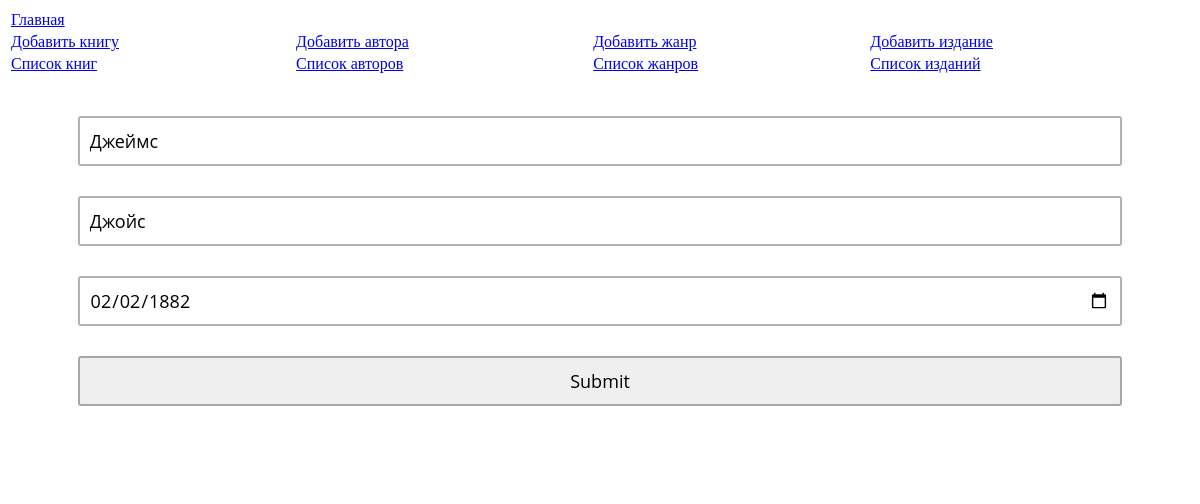
The app's page /authors?action=edit&id=3 with its own data.
### tables this page shows
CREATE TABLE `authors` (
  `Id` int(11) NOT NULL,
  `FirstName` varchar(15) NOT NULL,
  `LastName` varchar(15) NOT NULL,
  `Birthday` date NOT NULL
);

### authors.php (the view, shortened to what this page needs)
<?
if($action == null){ ?>
<link rel="stylesheet" type="text/css" href="items.css">
<div class="wrapp">
	<?php
	foreach($dbh->query("SELECT * FROM authors") as $author) : ?>
	<div class="item">
		<?php echo 'Автор <strong>' . $author['FirstName'] . ' '. $author['LastName'] . '</strong>, день рождения <strong>' . $author['Birthday'] . '</strong>'; ?> <br/>
		<a href="/authors?action=edit&id=<?php echo $author['Id']; ?>">Редактировать</a>
	</div>
	<?php endforeach; ?>
</div>
<?php
}
else
{
	?>
	<link rel="stylesheet" type="text/css" href="form.css">
	<?php
	if($action === 'edit')
	{
		$query = $dbh->prepare("SELECT * from authors where Id = ?");
		$query->execute(array($id));
		$author = $query->fetch();
	}
?>
<form action="/authors?action=<?php echo $action . (($id !== null) ? '&id=' . $id : ''); ?>" method="post">
<input type="text" name="first_name" value="<?php echo $author['FirstName']; ?>"/>
<input type="text" name="last_name" value="<?php echo $author['LastName']; ?>"/>
<input type="date" name="birthday" value="<?php echo $author['Birthday']; ?>"/>
<input type="submit" />
</form>
<?php
}

### form.css (style rules this page uses)
form { margin:0 auto; max-width:95%; box-sizing:border-box; padding:40px; border-radius:5px; background: rgba(255,255,255,1); }
input { height:50px; width:100%; border-radius:3px; border:rgba(0,0,0,.3) 2px solid; box-sizing:border-box; font-family: 'Open Sans', sans-serif; font-size:18px; padding:10px; margin-bottom:30px; }

### records on screen
authors: first_name "Джеймс", last_name "Джойс", birthday "02/02/1882"
